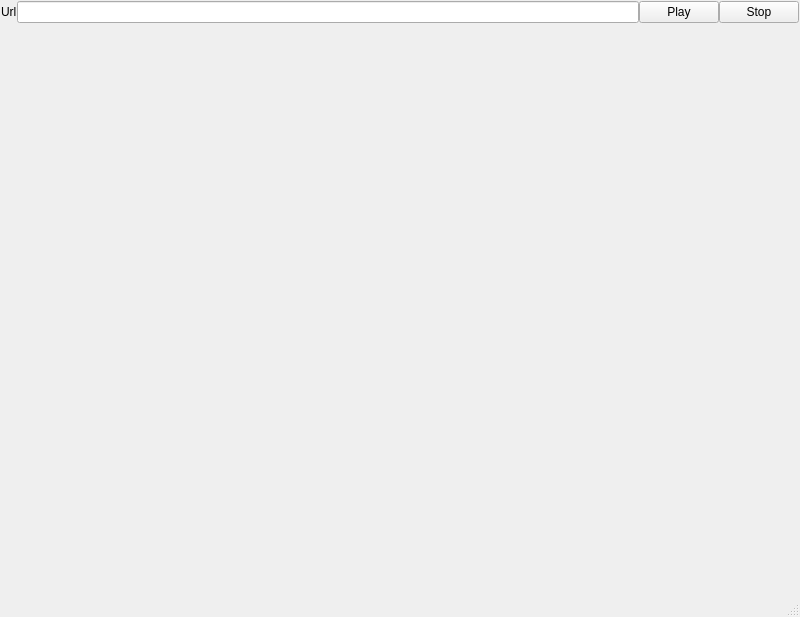
<?xml version="1.0" encoding="UTF-8"?>
<ui version="4.0">
 <class>MainWindow</class>
 <widget class="QMainWindow" name="MainWindow">
  <property name="geometry">
   <rect>
    <x>0</x>
    <y>0</y>
    <width>800</width>
    <height>617</height>
   </rect>
  </property>
  <property name="windowTitle">
   <string>MainWindow</string>
  </property>
  <widget class="QWidget" name="centralwidget">
   <layout class="QGridLayout" name="layoutGWidget">
    <property name="leftMargin">
     <number>1</number>
    </property>
    <property name="topMargin">
     <number>1</number>
    </property>
    <property name="rightMargin">
     <number>1</number>
    </property>
    <property name="bottomMargin">
     <number>1</number>
    </property>
    <property name="spacing">
     <number>0</number>
    </property>
    <item row="0" column="2">
     <widget class="QPushButton" name="btnPlay">
      <property name="text">
       <string>Play</string>
      </property>
     </widget>
    </item>
    <item row="0" column="0">
     <widget class="QLabel" name="labelUrl">
      <property name="text">
       <string>Url</string>
      </property>
     </widget>
    </item>
    <item row="1" column="0" colspan="4">
     <widget class="FFmpegWidget" name="wgtPlayer" native="true"/>
    </item>
    <item row="0" column="3">
     <widget class="QPushButton" name="btnStop">
      <property name="text">
       <string>Stop</string>
      </property>
     </widget>
    </item>
    <item row="0" column="1">
     <widget class="QLineEdit" name="lineUrl">
      <property name="text">
       <string></string>
      </property>
     </widget>
    </item>
   </layout>
  </widget>
  <widget class="QStatusBar" name="statusbar"/>
 </widget>
 <customwidgets>
  <customwidget>
   <class>FFmpegWidget</class>
   <extends>QWidget</extends>
   <header>ffmpegwidget.h</header>
   <container>1</container>
  </customwidget>
 </customwidgets>
 <resources/>
 <connections/>
</ui>
